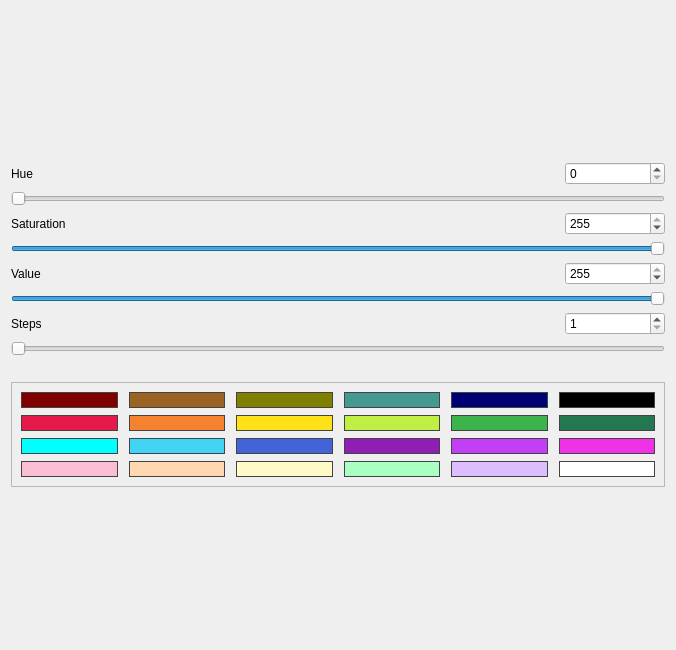
<?xml version="1.0" encoding="UTF-8"?>
<ui version="4.0">
 <class>Form</class>
 <widget class="QWidget" name="Form">
  <property name="geometry">
   <rect>
    <x>0</x>
    <y>0</y>
    <width>676</width>
    <height>650</height>
   </rect>
  </property>
  <property name="windowTitle">
   <string>Form</string>
  </property>
  <layout class="QVBoxLayout" name="verticalLayout">
   <item>
    <layout class="QHBoxLayout" name="horizontalLayout_2">
     <item>
      <layout class="QVBoxLayout" name="verticalLayout_2">
       <item>
        <layout class="QHBoxLayout" name="horizontalLayout_6">
         <item>
          <layout class="QVBoxLayout" name="verticalLayout_3">
           <property name="bottomMargin">
            <number>20</number>
           </property>
           <item>
            <layout class="QHBoxLayout" name="horizontalLayout_3">
             <item>
              <widget class="QLabel" name="hueLabel">
               <property name="sizePolicy">
                <sizepolicy hsizetype="Preferred" vsizetype="Preferred">
                 <horstretch>0</horstretch>
                 <verstretch>0</verstretch>
                </sizepolicy>
               </property>
               <property name="text">
                <string>Hue</string>
               </property>
              </widget>
             </item>
             <item>
              <widget class="QSpinBox" name="hueSpinBox">
               <property name="sizePolicy">
                <sizepolicy hsizetype="MinimumExpanding" vsizetype="Fixed">
                 <horstretch>0</horstretch>
                 <verstretch>0</verstretch>
                </sizepolicy>
               </property>
               <property name="maximumSize">
                <size>
                 <width>100</width>
                 <height>16777215</height>
                </size>
               </property>
               <property name="maximum">
                <number>360</number>
               </property>
              </widget>
             </item>
            </layout>
           </item>
           <item>
            <widget class="QSlider" name="hueSlider">
             <property name="sizePolicy">
              <sizepolicy hsizetype="Preferred" vsizetype="Fixed">
               <horstretch>0</horstretch>
               <verstretch>0</verstretch>
              </sizepolicy>
             </property>
             <property name="maximum">
              <number>360</number>
             </property>
             <property name="orientation">
              <enum>Qt::Horizontal</enum>
             </property>
            </widget>
           </item>
           <item>
            <layout class="QHBoxLayout" name="horizontalLayout_4">
             <item>
              <widget class="QLabel" name="satLabel">
               <property name="sizePolicy">
                <sizepolicy hsizetype="Preferred" vsizetype="Preferred">
                 <horstretch>0</horstretch>
                 <verstretch>0</verstretch>
                </sizepolicy>
               </property>
               <property name="text">
                <string>Saturation</string>
               </property>
              </widget>
             </item>
             <item>
              <widget class="QSpinBox" name="satSpinBox">
               <property name="sizePolicy">
                <sizepolicy hsizetype="MinimumExpanding" vsizetype="Fixed">
                 <horstretch>0</horstretch>
                 <verstretch>0</verstretch>
                </sizepolicy>
               </property>
               <property name="maximumSize">
                <size>
                 <width>100</width>
                 <height>16777215</height>
                </size>
               </property>
               <property name="maximum">
                <number>255</number>
               </property>
               <property name="value">
                <number>255</number>
               </property>
              </widget>
             </item>
            </layout>
           </item>
           <item>
            <widget class="QSlider" name="satSlider">
             <property name="sizePolicy">
              <sizepolicy hsizetype="Preferred" vsizetype="Fixed">
               <horstretch>0</horstretch>
               <verstretch>0</verstretch>
              </sizepolicy>
             </property>
             <property name="maximum">
              <number>255</number>
             </property>
             <property name="value">
              <number>255</number>
             </property>
             <property name="orientation">
              <enum>Qt::Horizontal</enum>
             </property>
            </widget>
           </item>
           <item>
            <layout class="QHBoxLayout" name="horizontalLayout_5">
             <item>
              <widget class="QLabel" name="valueValue">
               <property name="sizePolicy">
                <sizepolicy hsizetype="Preferred" vsizetype="Preferred">
                 <horstretch>0</horstretch>
                 <verstretch>0</verstretch>
                </sizepolicy>
               </property>
               <property name="text">
                <string>Value</string>
               </property>
              </widget>
             </item>
             <item>
              <widget class="QSpinBox" name="valueSpinBox">
               <property name="sizePolicy">
                <sizepolicy hsizetype="MinimumExpanding" vsizetype="Fixed">
                 <horstretch>0</horstretch>
                 <verstretch>0</verstretch>
                </sizepolicy>
               </property>
               <property name="maximumSize">
                <size>
                 <width>100</width>
                 <height>16777215</height>
                </size>
               </property>
               <property name="maximum">
                <number>255</number>
               </property>
               <property name="value">
                <number>255</number>
               </property>
              </widget>
             </item>
            </layout>
           </item>
           <item>
            <widget class="QSlider" name="valueSlider">
             <property name="sizePolicy">
              <sizepolicy hsizetype="Preferred" vsizetype="Fixed">
               <horstretch>0</horstretch>
               <verstretch>0</verstretch>
              </sizepolicy>
             </property>
             <property name="maximum">
              <number>255</number>
             </property>
             <property name="value">
              <number>255</number>
             </property>
             <property name="orientation">
              <enum>Qt::Horizontal</enum>
             </property>
            </widget>
           </item>
           <item>
            <layout class="QHBoxLayout" name="horizontalLayout">
             <item>
              <widget class="QLabel" name="nStepsLabel">
               <property name="sizePolicy">
                <sizepolicy hsizetype="Preferred" vsizetype="Preferred">
                 <horstretch>0</horstretch>
                 <verstretch>0</verstretch>
                </sizepolicy>
               </property>
               <property name="text">
                <string>Steps</string>
               </property>
              </widget>
             </item>
             <item>
              <widget class="QSpinBox" name="stepSpinBox">
               <property name="sizePolicy">
                <sizepolicy hsizetype="MinimumExpanding" vsizetype="Fixed">
                 <horstretch>0</horstretch>
                 <verstretch>0</verstretch>
                </sizepolicy>
               </property>
               <property name="maximumSize">
                <size>
                 <width>100</width>
                 <height>16777215</height>
                </size>
               </property>
               <property name="minimum">
                <number>1</number>
               </property>
               <property name="maximum">
                <number>200</number>
               </property>
              </widget>
             </item>
            </layout>
           </item>
           <item>
            <widget class="QSlider" name="nStepsSlider">
             <property name="sizePolicy">
              <sizepolicy hsizetype="Preferred" vsizetype="Fixed">
               <horstretch>0</horstretch>
               <verstretch>0</verstretch>
              </sizepolicy>
             </property>
             <property name="minimum">
              <number>1</number>
             </property>
             <property name="maximum">
              <number>50</number>
             </property>
             <property name="orientation">
              <enum>Qt::Horizontal</enum>
             </property>
            </widget>
           </item>
          </layout>
         </item>
        </layout>
       </item>
       <item>
        <layout class="QHBoxLayout" name="horizontalLayout_7">
         <item>
          <widget class="QFrame" name="frame">
           <property name="frameShape">
            <enum>QFrame::StyledPanel</enum>
           </property>
           <property name="frameShadow">
            <enum>QFrame::Raised</enum>
           </property>
           <layout class="QGridLayout" name="gridLayout">
            <property name="horizontalSpacing">
             <number>11</number>
            </property>
            <property name="verticalSpacing">
             <number>7</number>
            </property>
            <item row="9" column="2">
             <widget class="QPushButton" name="preset_color_20">
              <property name="sizePolicy">
               <sizepolicy hsizetype="Preferred" vsizetype="Preferred">
                <horstretch>0</horstretch>
                <verstretch>0</verstretch>
               </sizepolicy>
              </property>
              <property name="toolTip">
               <string>Apricot</string>
              </property>
              <property name="styleSheet">
               <string notr="true">background-color: rgb(255, 216, 177);
color: rgb(255, 216, 177);
border-color: rgb(67, 67, 67);
border-style: solid;
border-width:1;
border-radius:10px;</string>
              </property>
              <property name="text">
               <string>#ffd8b1</string>
              </property>
             </widget>
            </item>
            <item row="3" column="0">
             <widget class="QPushButton" name="preset_color_8">
              <property name="sizePolicy">
               <sizepolicy hsizetype="Preferred" vsizetype="Preferred">
                <horstretch>0</horstretch>
                <verstretch>0</verstretch>
               </sizepolicy>
              </property>
              <property name="toolTip">
               <string>Red</string>
              </property>
              <property name="styleSheet">
               <string notr="true">background-color: rgb(230, 25, 75);
color: rgb(230, 25, 75);
border-color: rgb(67, 67, 67);
border-style: solid;
border-width:1px;
border-radius:10px;</string>
              </property>
              <property name="text">
               <string>#e6194B</string>
              </property>
             </widget>
            </item>
            <item row="4" column="5">
             <widget class="QPushButton" name="preset_color_16">
              <property name="sizePolicy">
               <sizepolicy hsizetype="Preferred" vsizetype="Preferred">
                <horstretch>0</horstretch>
                <verstretch>0</verstretch>
               </sizepolicy>
              </property>
              <property name="toolTip">
               <string>Purple</string>
              </property>
              <property name="styleSheet">
               <string notr="true">background-color: rgb(145, 30, 180);
color: rgb(145, 30, 180);
border-color: rgb(67, 67, 67);
border-style: solid;
border-width:1;
border-radius:10px;</string>
              </property>
              <property name="text">
               <string>#911eb4</string>
              </property>
             </widget>
            </item>
            <item row="3" column="2">
             <widget class="QPushButton" name="preset_color_7">
              <property name="sizePolicy">
               <sizepolicy hsizetype="Preferred" vsizetype="Preferred">
                <horstretch>0</horstretch>
                <verstretch>0</verstretch>
               </sizepolicy>
              </property>
              <property name="toolTip">
               <string>Orange</string>
              </property>
              <property name="styleSheet">
               <string notr="true">background-color: rgb(245, 130, 49);
color: rgb(245, 130, 49);
border-color: rgb(67, 67, 67);
border-style: solid;
border-width:1px;
border-radius:10px;</string>
              </property>
              <property name="text">
               <string>#f58231</string>
              </property>
             </widget>
            </item>
            <item row="4" column="8">
             <widget class="QPushButton" name="preset_color_17">
              <property name="sizePolicy">
               <sizepolicy hsizetype="Preferred" vsizetype="Preferred">
                <horstretch>0</horstretch>
                <verstretch>0</verstretch>
               </sizepolicy>
              </property>
              <property name="toolTip">
               <string>Violet</string>
              </property>
              <property name="styleSheet">
               <string notr="true">background-color: rgb(193, 64, 244);
color: rgb(193, 64, 244);
border-color: rgb(67, 67, 67);
border-style: solid;
border-width:1;
border-radius:10px;</string>
              </property>
              <property name="text">
               <string>#c140f4</string>
              </property>
             </widget>
            </item>
            <item row="9" column="0">
             <widget class="QPushButton" name="preset_color_19">
              <property name="sizePolicy">
               <sizepolicy hsizetype="Preferred" vsizetype="Preferred">
                <horstretch>0</horstretch>
                <verstretch>0</verstretch>
               </sizepolicy>
              </property>
              <property name="toolTip">
               <string>Pink</string>
              </property>
              <property name="styleSheet">
               <string notr="true">background-color: rgb(250, 190, 212);
color: rgb(250, 190, 212);
border-color: rgb(67, 67, 67);
border-style: solid;
border-width:1;
border-radius:10px;</string>
              </property>
              <property name="text">
               <string>#fabed4</string>
              </property>
             </widget>
            </item>
            <item row="2" column="9">
             <widget class="QPushButton" name="preset_color_6">
              <property name="sizePolicy">
               <sizepolicy hsizetype="Preferred" vsizetype="Preferred">
                <horstretch>0</horstretch>
                <verstretch>0</verstretch>
               </sizepolicy>
              </property>
              <property name="toolTip">
               <string>Black</string>
              </property>
              <property name="styleSheet">
               <string notr="true">background-color: rgb(0, 0, 0);
color: rgb(0, 0, 0);
border-color: rgb(67, 67, 67);
border-style: solid;
border-width:1;
border-radius:10px;</string>
              </property>
              <property name="text">
               <string>#000000</string>
              </property>
             </widget>
            </item>
            <item row="4" column="9">
             <widget class="QPushButton" name="preset_color_18">
              <property name="sizePolicy">
               <sizepolicy hsizetype="Preferred" vsizetype="Preferred">
                <horstretch>0</horstretch>
                <verstretch>0</verstretch>
               </sizepolicy>
              </property>
              <property name="toolTip">
               <string>Magenta</string>
              </property>
              <property name="styleSheet">
               <string notr="true">background-color:rgb(240, 50, 230);
color: rgb(240, 50, 230);
border-color: rgb(67, 67, 67);
border-style: solid;
border-width:1;
border-radius:10px;</string>
              </property>
              <property name="text">
               <string>#f032e6</string>
              </property>
             </widget>
            </item>
            <item row="4" column="2">
             <widget class="QPushButton" name="preset_color_14">
              <property name="sizePolicy">
               <sizepolicy hsizetype="Preferred" vsizetype="Preferred">
                <horstretch>0</horstretch>
                <verstretch>0</verstretch>
               </sizepolicy>
              </property>
              <property name="toolTip">
               <string>Cerulean</string>
              </property>
              <property name="styleSheet">
               <string notr="true">background-color: rgb(66, 212, 244);
color: rgb(66, 212, 244);
border-color: rgb(67, 67, 67);
border-style: solid;
border-width:1px;
border-radius:10px;</string>
              </property>
              <property name="text">
               <string>#42d4f4</string>
              </property>
             </widget>
            </item>
            <item row="3" column="8">
             <widget class="QPushButton" name="preset_color_11">
              <property name="sizePolicy">
               <sizepolicy hsizetype="Preferred" vsizetype="Preferred">
                <horstretch>0</horstretch>
                <verstretch>0</verstretch>
               </sizepolicy>
              </property>
              <property name="toolTip">
               <string>Green</string>
              </property>
              <property name="styleSheet">
               <string notr="true">background-color: rgb(60, 180, 75);
color: rgb(60, 180, 75);
border-color: rgb(67, 67, 67);
border-style: solid;
border-width:1px;
border-radius:10px;</string>
              </property>
              <property name="text">
               <string>#3cb44b</string>
              </property>
             </widget>
            </item>
            <item row="3" column="4">
             <widget class="QPushButton" name="preset_color_10">
              <property name="sizePolicy">
               <sizepolicy hsizetype="Preferred" vsizetype="Preferred">
                <horstretch>0</horstretch>
                <verstretch>0</verstretch>
               </sizepolicy>
              </property>
              <property name="toolTip">
               <string>Yellow</string>
              </property>
              <property name="styleSheet">
               <string notr="true">background-color: rgb(255, 225, 25);
color: rgb(255, 225, 25);
border-color: rgb(67, 67, 67);
border-style: solid;
border-width:1px;
border-radius:10px;</string>
              </property>
              <property name="text">
               <string>#ffe119</string>
              </property>
             </widget>
            </item>
            <item row="3" column="5">
             <widget class="QPushButton" name="preset_color_9">
              <property name="sizePolicy">
               <sizepolicy hsizetype="Preferred" vsizetype="Preferred">
                <horstretch>0</horstretch>
                <verstretch>0</verstretch>
               </sizepolicy>
              </property>
              <property name="toolTip">
               <string>Lime</string>
              </property>
              <property name="styleSheet">
               <string notr="true">background-color: rgb(191, 239, 69);
color: rgb(191, 239, 69);
border-color: rgb(67, 67, 67);
border-style: solid;
border-width:1px;
border-radius:10px;</string>
              </property>
              <property name="text">
               <string>#bfef45</string>
              </property>
             </widget>
            </item>
            <item row="3" column="9">
             <widget class="QPushButton" name="preset_color_12">
              <property name="sizePolicy">
               <sizepolicy hsizetype="Preferred" vsizetype="Preferred">
                <horstretch>0</horstretch>
                <verstretch>0</verstretch>
               </sizepolicy>
              </property>
              <property name="toolTip">
               <string>Turtle Green</string>
              </property>
              <property name="styleSheet">
               <string notr="true">background-color:rgb(35, 120, 82);
color: rgb(35, 120, 82);
border-color: rgb(67, 67, 67);
border-style: solid;
border-width:1px;
border-radius:10px;</string>
              </property>
              <property name="text">
               <string>#237852</string>
              </property>
             </widget>
            </item>
            <item row="9" column="9">
             <widget class="QPushButton" name="preset_color_24">
              <property name="sizePolicy">
               <sizepolicy hsizetype="Preferred" vsizetype="Preferred">
                <horstretch>0</horstretch>
                <verstretch>0</verstretch>
               </sizepolicy>
              </property>
              <property name="toolTip">
               <string>White</string>
              </property>
              <property name="styleSheet">
               <string notr="true">background-color: rgb(255, 255, 255);
color: rgb(255, 255, 255);
border-color: rgb(67, 67, 67);
border-style: solid;
border-width:1px;
border-radius:10px;</string>
              </property>
              <property name="text">
               <string>#ffffff</string>
              </property>
             </widget>
            </item>
            <item row="9" column="4">
             <widget class="QPushButton" name="preset_color_21">
              <property name="sizePolicy">
               <sizepolicy hsizetype="Preferred" vsizetype="Preferred">
                <horstretch>0</horstretch>
                <verstretch>0</verstretch>
               </sizepolicy>
              </property>
              <property name="toolTip">
               <string>Beige</string>
              </property>
              <property name="styleSheet">
               <string notr="true">background-color: rgb(255, 250, 200);
color: rgb(255, 250, 200);
border-color: rgb(67, 67, 67);
border-style: solid;
border-width:1px;
border-radius:10px;</string>
              </property>
              <property name="text">
               <string>#fffac8</string>
              </property>
             </widget>
            </item>
            <item row="9" column="5">
             <widget class="QPushButton" name="preset_color_22">
              <property name="sizePolicy">
               <sizepolicy hsizetype="Preferred" vsizetype="Preferred">
                <horstretch>0</horstretch>
                <verstretch>0</verstretch>
               </sizepolicy>
              </property>
              <property name="toolTip">
               <string>Mint</string>
              </property>
              <property name="styleSheet">
               <string notr="true">background-color: rgb(170, 255, 195);
color: rgb(170, 255, 195);
border-color: rgb(67, 67, 67);
border-style: solid;
border-width:1px;
border-radius:10px;</string>
              </property>
              <property name="text">
               <string>#aaffc3</string>
              </property>
             </widget>
            </item>
            <item row="9" column="8">
             <widget class="QPushButton" name="preset_color_23">
              <property name="sizePolicy">
               <sizepolicy hsizetype="Preferred" vsizetype="Preferred">
                <horstretch>0</horstretch>
                <verstretch>0</verstretch>
               </sizepolicy>
              </property>
              <property name="toolTip">
               <string>Lavender</string>
              </property>
              <property name="styleSheet">
               <string notr="true">background-color: rgb(220, 190, 255);
color: rgb(220, 190, 255);
border-color: rgb(67, 67, 67);
border-style: solid;
border-width:1px;
border-radius:10px;</string>
              </property>
              <property name="text">
               <string>#dcbeff</string>
              </property>
             </widget>
            </item>
            <item row="4" column="0">
             <widget class="QPushButton" name="preset_color_13">
              <property name="sizePolicy">
               <sizepolicy hsizetype="Preferred" vsizetype="Preferred">
                <horstretch>0</horstretch>
                <verstretch>0</verstretch>
               </sizepolicy>
              </property>
              <property name="toolTip">
               <string>Cyan</string>
              </property>
              <property name="styleSheet">
               <string notr="true">background-color: rgb(0, 255, 255);
color: rgb(0, 255, 255);
border-color: rgb(67, 67, 67);
border-style: solid;
border-width:1;
border-radius:10px;</string>
              </property>
              <property name="text">
               <string>#00ffff</string>
              </property>
             </widget>
            </item>
            <item row="2" column="4">
             <widget class="QPushButton" name="preset_color_3">
              <property name="sizePolicy">
               <sizepolicy hsizetype="Preferred" vsizetype="Preferred">
                <horstretch>0</horstretch>
                <verstretch>0</verstretch>
               </sizepolicy>
              </property>
              <property name="toolTip">
               <string>Olive</string>
              </property>
              <property name="styleSheet">
               <string notr="true">background-color: rgb(128, 128, 0);
color: rgb(128, 128, 0);
border-color: rgb(67, 67, 67);
border-style: solid;
border-width:1;
border-radius:10px;</string>
              </property>
              <property name="text">
               <string>#808000</string>
              </property>
             </widget>
            </item>
            <item row="2" column="5">
             <widget class="QPushButton" name="preset_color_4">
              <property name="sizePolicy">
               <sizepolicy hsizetype="Preferred" vsizetype="Preferred">
                <horstretch>0</horstretch>
                <verstretch>0</verstretch>
               </sizepolicy>
              </property>
              <property name="toolTip">
               <string>Teal</string>
              </property>
              <property name="styleSheet">
               <string notr="true">background-color: rgb(70, 153, 144);
color: rgb(70, 153, 144);
border-color: rgb(67, 67, 67);
border-style: solid;
border-width:1;
border-radius:10px;</string>
              </property>
              <property name="text">
               <string>#469990</string>
              </property>
             </widget>
            </item>
            <item row="2" column="2">
             <widget class="QPushButton" name="preset_color_2">
              <property name="sizePolicy">
               <sizepolicy hsizetype="Preferred" vsizetype="Preferred">
                <horstretch>0</horstretch>
                <verstretch>0</verstretch>
               </sizepolicy>
              </property>
              <property name="toolTip">
               <string>Brown</string>
              </property>
              <property name="styleSheet">
               <string notr="true">background-color: rgb(154, 99, 36);
color:rgb(154, 99, 36);
border-color: rgb(67, 67, 67);
border-style: solid;
border-width:1;
border-radius:10px;
</string>
              </property>
              <property name="text">
               <string>#9A6324</string>
              </property>
             </widget>
            </item>
            <item row="2" column="8">
             <widget class="QPushButton" name="preset_color_5">
              <property name="sizePolicy">
               <sizepolicy hsizetype="Preferred" vsizetype="Preferred">
                <horstretch>0</horstretch>
                <verstretch>0</verstretch>
               </sizepolicy>
              </property>
              <property name="toolTip">
               <string>Navy</string>
              </property>
              <property name="styleSheet">
               <string notr="true">background-color: rgb(0, 0, 117);
color: rgb(0, 0, 117);
border-color: rgb(67, 67, 67);
border-style: solid;
border-width:1;
border-radius:10px;</string>
              </property>
              <property name="text">
               <string>#000075</string>
              </property>
             </widget>
            </item>
            <item row="2" column="0">
             <widget class="QPushButton" name="preset_color_1">
              <property name="sizePolicy">
               <sizepolicy hsizetype="Preferred" vsizetype="Preferred">
                <horstretch>0</horstretch>
                <verstretch>0</verstretch>
               </sizepolicy>
              </property>
              <property name="toolTip">
               <string>Maroon</string>
              </property>
              <property name="styleSheet">
               <string notr="true">background-color: rgb(128, 0, 0);
color: rgb(128, 0, 0);
border-color: rgb(67, 67, 67);
border-style: solid;
border-width:1;
border-radius:10px;</string>
              </property>
              <property name="text">
               <string>#800000</string>
              </property>
              <property name="checkable">
               <bool>false</bool>
              </property>
             </widget>
            </item>
            <item row="4" column="4">
             <widget class="QPushButton" name="preset_color_15">
              <property name="sizePolicy">
               <sizepolicy hsizetype="Preferred" vsizetype="Preferred">
                <horstretch>0</horstretch>
                <verstretch>0</verstretch>
               </sizepolicy>
              </property>
              <property name="toolTip">
               <string>Blue</string>
              </property>
              <property name="styleSheet">
               <string notr="true">background-color: rgb(67, 99, 216);
color: rgb(67, 99, 216);
border-color: rgb(67, 67, 67);
border-style: solid;
border-width:1px;
border-radius:10px;</string>
              </property>
              <property name="text">
               <string>#4363d8</string>
              </property>
             </widget>
            </item>
           </layout>
          </widget>
         </item>
        </layout>
       </item>
      </layout>
     </item>
     <item>
      <layout class="QVBoxLayout" name="verticalLayout_4"/>
     </item>
    </layout>
   </item>
  </layout>
 </widget>
 <resources/>
 <connections/>
</ui>
